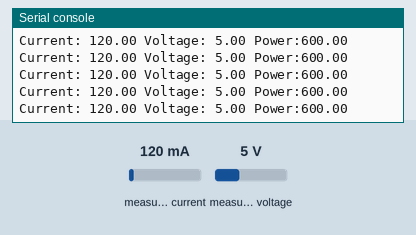
Simulated run of this program. Board: CircuitPython board. Parts: the last lines printed to the serial console. The inputs (shaded band) are chosen by the test bench; at power-on: measured current 120 mA, measured voltage 5 V.

Above: at 1.2 s.
1.3 s: measured current set to 40 mA
At 1.9 s:
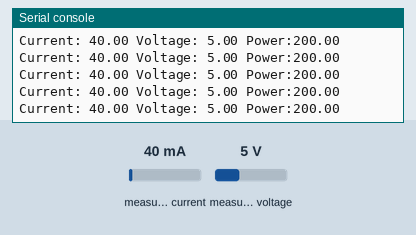
2.8 s: measured voltage set to 0.3 V
At 3.5 s:
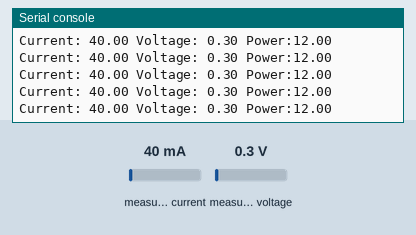
4.3 s: measured current set to 500 mA
At 5.3 s:
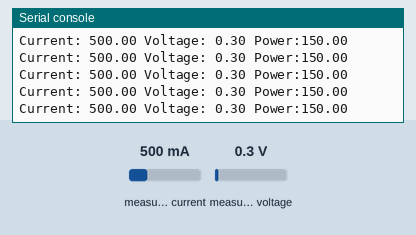
Timing chart, 0 to 7.3 s (numbered marks = the images above; inputs shaded):
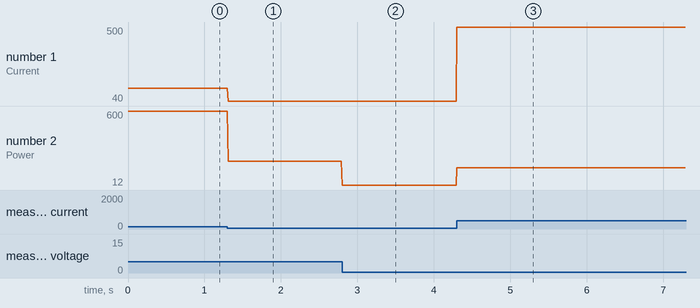

Measured:
- after the input at 1.3 s, the serial console: prints a new line at once (image 1)
- after the input at 2.8 s, the serial console: prints a new line at once (image 2)
- after the input at 4.3 s, the serial console: prints a new line at once (image 3)
- plotted number 1: 120 → 40 after the input at 1.3 s, 40 → 500 after the input at 4.3 s
- plotted number 2: 600 → 200 after the input at 1.3 s, 200 → 12 after the input at 2.8 s, 12 → 150 after the input at 4.3 s

The program:

ina260.py
```python
import time
import board
import adafruit_ina260

i2c = board.I2C()
ina260 = adafruit_ina260.INA260(i2c)
while True:
    print("Current: %.2f Voltage: %.2f Power:%.2f"
        %(ina260.current, ina260.voltage, ina260.power))
    time.sleep(.01)
```
